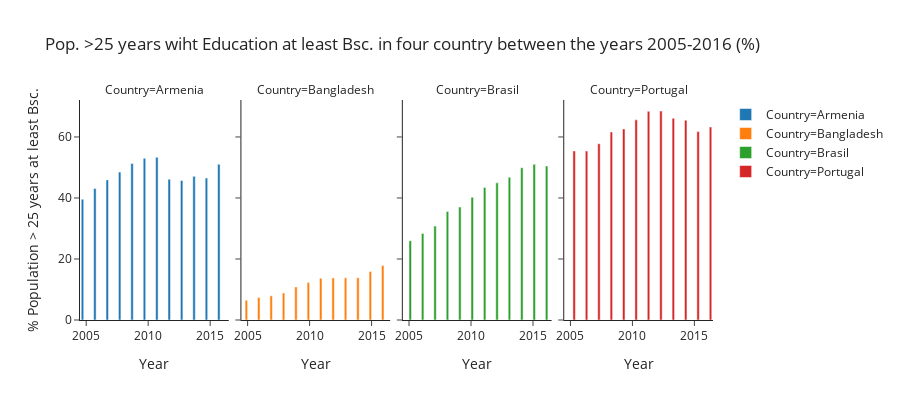

The code cell stored with this chart in its notebook:
### Code cell
#
fig1=px.bar(df, x='Year', y='Educ_Tert(%)', color='Country',title = 'Pop. >25 years wiht Education at least Bsc. in four country between the years 2005-2016 (%)',
           barmode="group",template='simple_white',height=400,  facet_col='Country', 
            labels = {'Educ_Tert(%)': '% Population > 25 years at least Bsc.'})
fig1.show()

### Figure 1 — Plotly figure (JSON) as saved in the notebook; plotly's stock layout.template omitted (floating-point values rounded to 4 significant figures)
{"data": [{"alignmentgroup": "True", "hoverlabel": {"namelength": 0}, "hovertemplate": "Country=Armenia<br>Year=%{x}<br>% Population > 25 years at least Bsc.=%{y}", "legendgroup": "Country=Armenia", "marker": {"color": "#1F77B4"}, "name": "Country=Armenia", "offsetgroup": "Country=Armenia", "orientation": "v", "showlegend": true, "textposition": "auto", "type": "bar", "x": [2005, 2006, 2007, 2008, 2009, 2010, 2011, 2012, 2013, 2014, 2015, 2016], "xaxis": "x", "y": [39.55, 43.12, 45.93, 48.49, 51.33, 52.99, 53.34, 46.16, 45.74, 47.08, 46.52, 51.08], "yaxis": "y"}, {"alignmentgroup": "True", "hoverlabel": {"namelength": 0}, "hovertemplate": "Country=Bangladesh<br>Year=%{x}<br>% Population > 25 years at least Bsc.=%{y}", "legendgroup": "Country=Bangladesh", "marker": {"color": "#FF7F0E"}, "name": "Country=Bangladesh", "offsetgroup": "Country=Bangladesh", "orientation": "v", "showlegend": true, "textposition": "auto", "type": "bar", "x": [2005, 2006, 2007, 2008, 2009, 2010, 2011, 2012, 2013, 2014, 2015, 2016], "xaxis": "x2", "y": [6.447, 7.361, 7.933, 8.884, 10.86, 12.27, 13.69, 13.8, 13.83, 13.87, 15.87, 17.87], "yaxis": "y2"}, {"alignmentgroup": "True", "hoverlabel": {"namelength": 0}, "hovertemplate": "Country=Brasil<br>Year=%{x}<br>% Population > 25 years at least Bsc.=%{y}", "legendgroup": "Country=Brasil", "marker": {"color": "#2CA02C"}, "name": "Country=Brasil", "offsetgroup": "Country=Brasil", "orientation": "v", "showlegend": true, "textposition": "auto", "type": "bar", "x": [2005, 2006, 2007, 2008, 2009, 2010, 2011, 2012, 2013, 2014, 2015, 2016], "xaxis": "x3", "y": [25.99, 28.39, 30.79, 35.56, 37.04, 40.25, 43.46, 44.97, 46.82, 49.91, 51.05, 50.49], "yaxis": "y3"}, {"alignmentgroup": "True", "hoverlabel": {"namelength": 0}, "hovertemplate": "Country=Portugal<br>Year=%{x}<br>% Population > 25 years at least Bsc.=%{y}", "legendgroup": "Country=Portugal", "marker": {"color": "#D62728"}, "name": "Country=Portugal", "offsetgroup": "Country=Portugal", "orientation": "v", "showlegend": true, "textposition": "auto", "type": "bar", "x": [2005, 2006, 2007, 2008, 2009, 2010, 2011, 2012, 2013, 2014, 2015, 2016], "xaxis": "x4", "y": [55.43, 55.4, 57.79, 61.61, 62.64, 65.6, 68.43, 68.51, 66.14, 65.5, 61.76, 63.26], "yaxis": "y4"}], "layout": {"annotations": [{"font": {}, "showarrow": false, "text": "Country=Armenia", "x": 0.1175, "xanchor": "center", "xref": "paper", "y": 1, "yanchor": "bottom", "yref": "paper"}, {"font": {}, "showarrow": false, "text": "Country=Bangladesh", "x": 0.3725, "xanchor": "center", "xref": "paper", "y": 1, "yanchor": "bottom", "yref": "paper"}, {"font": {}, "showarrow": false, "text": "Country=Brasil", "x": 0.6275, "xanchor": "center", "xref": "paper", "y": 1, "yanchor": "bottom", "yref": "paper"}, {"font": {}, "showarrow": false, "text": "Country=Portugal", "x": 0.8825, "xanchor": "center", "xref": "paper", "y": 1, "yanchor": "bottom", "yref": "paper"}], "barmode": "group", "height": 400, "legend": {"tracegroupgap": 0}, "title": {"text": "Pop. >25 years wiht Education at least Bsc. in four country between the years 2005-2016 (%)"}, "xaxis": {"anchor": "y", "domain": [0, 0.235], "title": {"text": "Year"}}, "xaxis2": {"anchor": "y2", "domain": [0.255, 0.49], "matches": "x", "title": {"text": "Year"}}, "xaxis3": {"anchor": "y3", "domain": [0.51, 0.745], "matches": "x", "title": {"text": "Year"}}, "xaxis4": {"anchor": "y4", "domain": [0.765, 1.0], "matches": "x", "title": {"text": "Year"}}, "yaxis": {"anchor": "x", "domain": [0, 1], "title": {"text": "% Population > 25 years at least Bsc."}}, "yaxis2": {"anchor": "x2", "domain": [0, 1], "matches": "y", "showticklabels": false}, "yaxis3": {"anchor": "x3", "domain": [0, 1], "matches": "y", "showticklabels": false}, "yaxis4": {"anchor": "x4", "domain": [0, 1], "matches": "y", "showticklabels": false}}}
